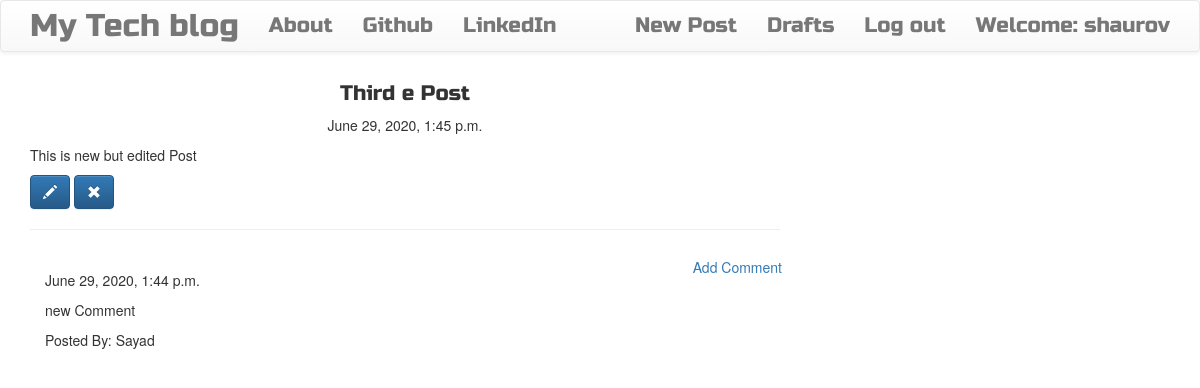
Screenshot of /post/3 (signed in) with the database file from the repository.
### blog/models.py (models this page shows, shortened)
class Post(models.Model):
    author = models.ForeignKey('auth.User')
    title = models.CharField(max_length=200)
    text = models.TextField()
    created_date = models.DateTimeField(default=timezone.now)
    published_date = models.DateTimeField(blank=True, null=True)

class Comment(models.Model):
    post = models.ForeignKey('blog.Post',related_name='comments')
    author = models.CharField(max_length=200)
    text = models.TextField()
    created_date = models.DateTimeField(default=timezone.now)
    approved_comment = models.BooleanField(default=False)

### blog/views.py (the view)
# urls.py: url(r'^post/(?P<pk>\d+)$', views.PostDetailView.as_view(), name='post_detail'),
class PostDetailView(DetailView):
    model = Post

### blog/templates/blog/post_detail.html (shortened to what this page needs)
{% extends "blog/base.html" %}
{% block content %}
  <h1 class="posttitle loader">{{post.title}}</h1>
  {% if post.published_date %}
    <div class="date postdate">
      {{ post.published_date}}
    </div>
    {% else %}
    <a class="btn btn-default" href="{% url 'post_publish' pk=post.pk %}">Publish</a>
  {% endif %}
  <p class="postcontent">{{ post.text|safe|linebreaksbr }}</p>
  {% if user.is_authenticated %}
    <a class="btn btn-primary"href="{% url 'post_edit' pk=post.pk %}">
      <span class="glyphicon glyphicon-pencil"> </span> </a>
    <a class="btn btn-primary"href="{% url 'post_remove' pk=post.pk %}">
      <span class="glyphicon glyphicon-remove"> </span> </a>
  {% endif %}
  <hr>
  <a class="btn btn-prmary btn-comment" href="{% url 'add_comment_to_post' pk=post.pk%}"> Add Comment</a>
  <div class="container">
    {% for comment in post.comments.all %}
      <br>
      {% if user.is_authenticated or comment.approved_comment %}
        {{comment.created_date}}
          <p> {{comment.text|safe|linebreaks}} </p>
          <p> Posted By: {{comment.author}}</p>
      {% endif %}
      {% empty %}
      <p>No Comments!</p>
    {% endfor %}
  </div>
{% endblock %}

### blog/templates/blog/base.html (shortened to what this page needs)
<!DOCTYPE html>
{% load staticfiles %}
<html>
    <head>
        <link rel="stylesheet" href="https://maxcdn.bootstrapcdn.com/bootstrap/3.3.7/css/bootstrap.min.css">
        <link rel="stylesheet" href="https://maxcdn.bootstrapcdn.com/bootstrap/3.3.7/css/bootstrap-theme.min.css">
        <link rel="stylesheet" href="//cdn.jsdelivr.net/medium-editor/latest/css/medium-editor.min.css" type="text/css" media="screen" charset="utf-8">
        <link rel="stylesheet" href="{% static 'css/blog.css' %}">
<body class='loader'>
  <nav class="navbar navbar-default techfont custom-navbar">
    <div class="container">
      <ul class="nav navbar-nav">
        <li><a class='navbar-brand bigbrand' href="{% url 'post_list' %}">My Tech blog</a></li>
        <li><a href="{% url 'about'%}">About</a></li>
        <li><a href="https://www.github.com">Github</a></li>
        <li><a href="https://www.linkedin.com">LinkedIn</a></li>
      </ul>
      <ul class="nav navbar-nav navbar-right">
        {% if user.is_authenticated %}
        <li>
          <a href="{% url 'post_new' %}" >New Post</a>
        </li>
        <li>
          <a href="{% url 'post_draft_list' %}">Drafts</a>
        </li>
        <li>
          <a href="{% url 'logout' %}" >Log out</a>
        </li>
        <li>
          <a >Welcome: {{ user.username }}</a>
        </li>
          {% else %}
          <li><a class='nav navbar-right' href="{% url 'login' %}" ><span class="glyphicon glyphicon-user"></span></a></li>
        {% endif %}
      </ul>
  </div>
</nav>
        <div class="content container">
            <div class="row">
                <div class="col-md-8">
                  <div class="blog_posts">
                    {% block content %}
                    {% endblock %}
                  </div>
                </div>
            </div>
        </div>
</body>
</html>

### blog/static/css/blog.css (style rules this page uses)
.techfont { font-family: 'Russo One',sans-serif; font-size: 1.5em; margin-bottom: 10px; }
.bigbrand { font-size: 1.5em; }
.postdate { text-align: center; }
.posttitle { font-family: 'Russo One',sans-serif; font-size: 1.5em; text-align: center; }
.postcontent { font-family: 'Monserrat'; font-size: 1.5em; }
.btn-comment { position: absolute; right: 0px; }
.loader { filter:hue-rotate(0deg); color:linear-gradient(45deg,#0f8,#08f); animation:hue 10000ms infinite linear; }

### rows the page displays
Post: title "Third e Post", published_date "June 29, 2020, 1:45 p.m.", text "This is new but edited Post"
Comment: created_date "June 29, 2020, 1:44 p.m.", text "new Comment", author "Sayad"

### other values shown
{{ user.username }} "shaurov"
